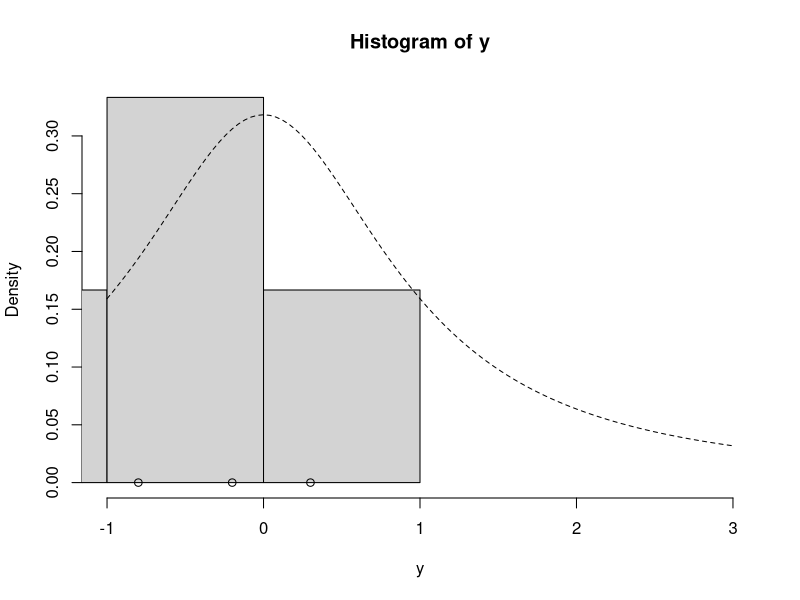
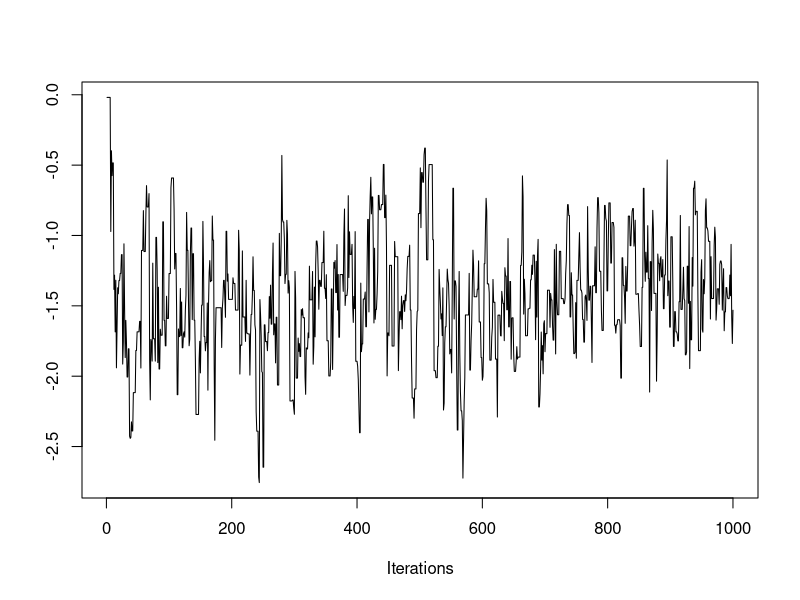
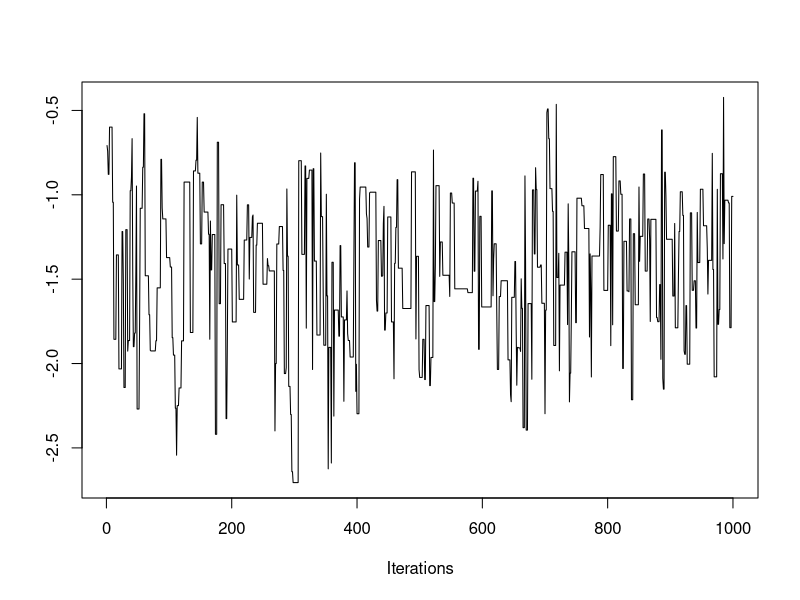
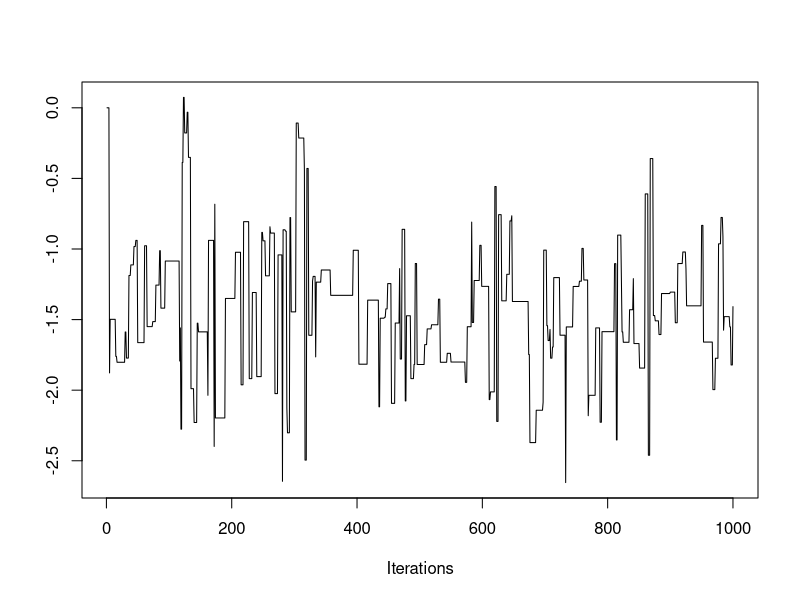
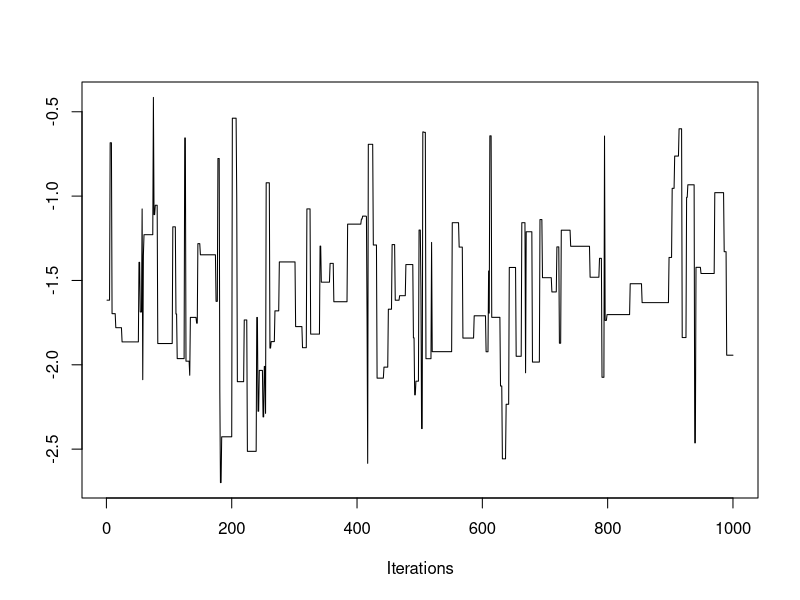
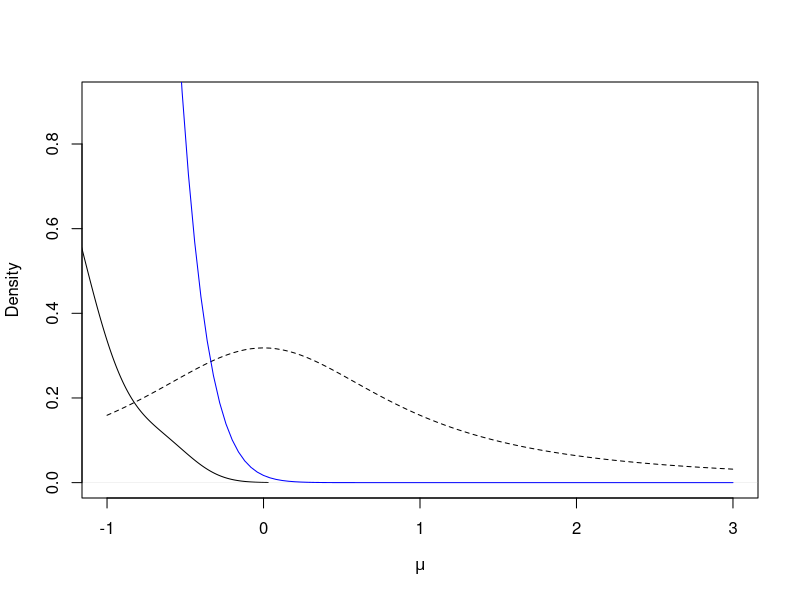

Write R code to recreate these figures, in order.
lg = function(mu, n, ybar) {
  mu2 = mu^2
  n * (ybar * mu - mu2 / 2.0) - log(1 + mu2)
}

mh = function(n, ybar, n_iter, mu_init, cand_sd) {
  ## Random-Walk Metropolis-Hastings algorithm
  
  ## step 1, initialize
  mu_out = numeric(n_iter)
  accpt = 0
  mu_now = mu_init
  lg_now = lg(mu=mu_now, n=n, ybar=ybar)
  
  ## step 2, iterate
  for (i in 1:n_iter) {
    ## step 2a
    mu_cand = rnorm(n=1, mean=mu_now, sd=cand_sd) # draw a candidate
    
    ## step 2b
    lg_cand = lg(mu=mu_cand, n=n, ybar=ybar) # evaluate log of g with the candidate
    lalpha = lg_cand - lg_now # log of acceptance ratio
    alpha = exp(lalpha)
    
    ## step 2c
    u = runif(1) # draw a uniform variable which will be less than alpha with probability min(1, alpha)
    if (u < alpha) { # then accept the candidate
      mu_now = mu_cand
      accpt = accpt + 1 # to keep track of acceptance
      lg_now = lg_cand
    }
    
    ## collect results
    mu_out[i] = mu_now # save this iteration's value of mu
  }
  
  ## return a list of output
  list(mu=mu_out, accpt=accpt/n_iter)
}

y = c (-0.2, -1.5, -5.3, 0.3, -0.8, -2.2)
ybar = mean(y)
n = length(y)
hist(y, freq=FALSE, xlim=c(-1.0, 3.0)) # histogram of the data
curve(dt(x=x, df=1), lty=2, add=TRUE) # prior for mu
points(y, rep(0,n), pch=1) # individual data points
points(ybar, 0, pch=19) # sample mean

set.seed(43) # set the random seed for reproducibility
post = mh(n=n, ybar=ybar, n_iter=1e3, mu_init=0.0, cand_sd=0.5)
post$accpt
str(post)

library("coda")
traceplot(as.mcmc(post$mu))

post = mh(n=n, ybar=ybar, n_iter=1e3, mu_init=0.0, cand_sd=1.5)
post$accpt

traceplot(as.mcmc(post$mu))

post = mh(n=n, ybar=ybar, n_iter=1e3, mu_init=0.0, cand_sd=3.0)
post$accpt

traceplot(as.mcmc(post$mu))

post = mh(n=n, ybar=ybar, n_iter=1e3, mu_init=0.0, cand_sd=4.0)
post$accpt

traceplot(as.mcmc(post$mu))

post$mu_keep = post$mu[-c(1:100)] # discard the first 200 samples
plot(density(post$mu_keep, adjust=2.0), main="", xlim=c(-1.0, 3.0), xlab=expression(mu)) # plot density estimate of the posterior
curve(dt(x=x, df=1), lty=2, add=TRUE) # prior for mu
points(ybar, 0, pch=19) # sample mean

curve(0.017*exp(lg(mu=x, n=n, ybar=ybar)), from=-1.0, to=3.0, add=TRUE, col="blue") # approximation to the true posterior in blue
